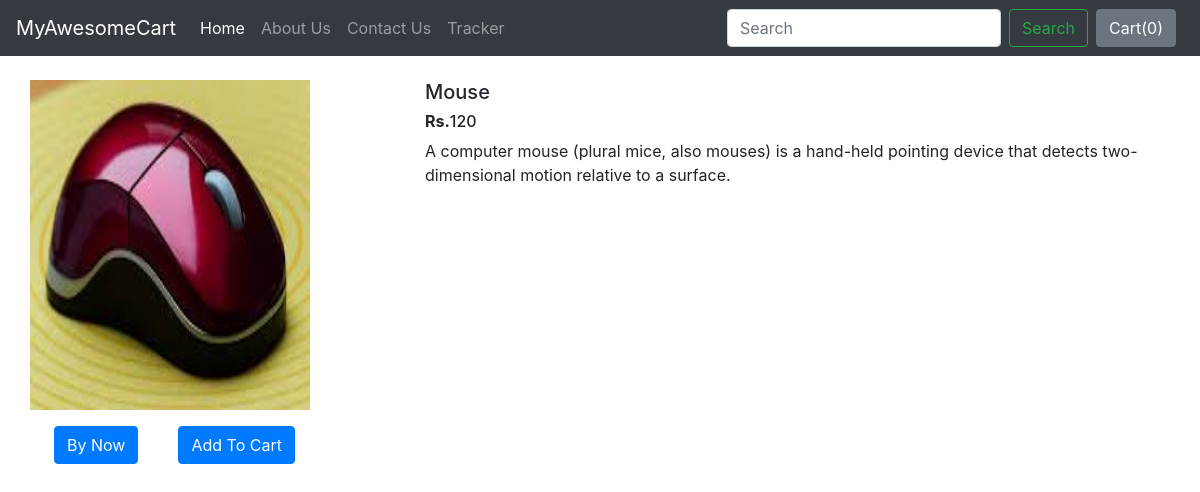
The page /shop/products/3 on the database its author committed.
### Shop/models.py (models this page shows, shortened)
class Product(models.Model):
    product_id = models.AutoField
    product_name = models.CharField(max_length=50)
    category = models.CharField(max_length=50,default="")
    subCategory = models.CharField(max_length=50,default="")
    price = models.IntegerField(default=0)
    desc = models.CharField(max_length=300)
    pub_date = models.DateField()
    image = models.ImageField(upload_to="Shop/Images",default="")

### Shop/views.py (the view)
# urls.py: path('products/<int:myid>',views.productView,name="ProductView"),
def productView(request,myid):
    product = Product.objects.filter(id=myid)
    return render(request,"shop/productView.html",{'product':product[0]})

### Shop/templates/shop/productView.html (shortened to what this page needs)
{% extends "Shop/base.html" %}
{% block body %}
<div class="container my-4">
    <div class="row">
    <div class="col-md-4">
    <div class="row">
         <img src ="/media/{{product.image}}" width="280px" height="330px">
        </div>
        <div class="row">
            <button type="button " class="btn btn-primary mt-3 mx-4">By Now</button>
            <button type="button " class="btn btn-primary mt-3 mx-3">Add To Cart</button>
        </div>
    </div>
    <div class="col-md-8">
        <h5>{{product.product_name}}</h5>
        <h6><b>Rs.</b>{{product.price}}</h6>
        <p>{{product.desc}}</p>
    </div>
</div>
</div>
{% endblock %}

### rows shown on the page
Product: image (picture), product_name "Mouse", price "120", desc "A computer mouse (plural mice, also mouses) is a hand-held pointing device that detects two-dimensional motion relative to a surface."
